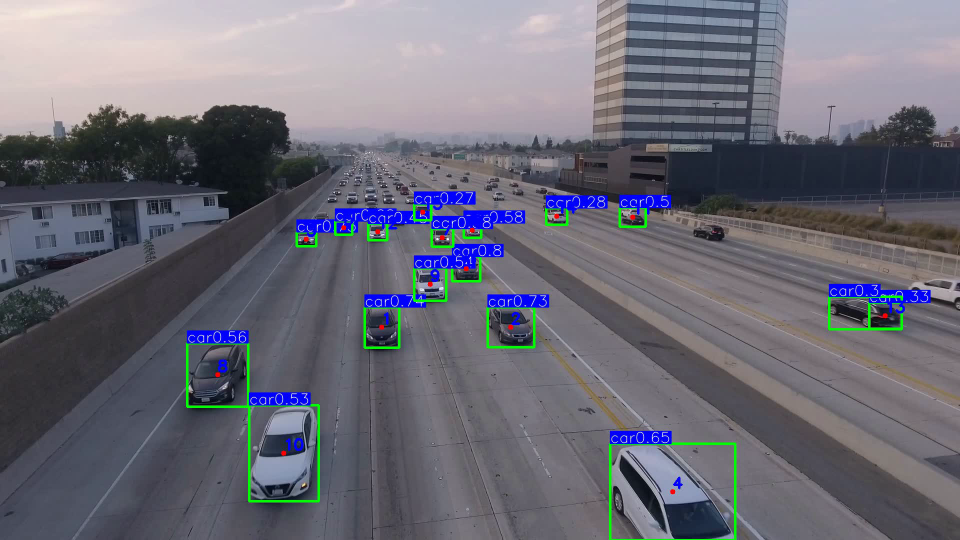
#> input picture frame 1 of YOLOv8/Object_Tracking_OpenCV_Recording/Lecture13_Object_tracking_part6/output.avi, 1920 x 1080 px, given in place of video1.mp4, which was not available (shown at 1/2 size)
$ python read_write_display.py
#> lines starting #> are read from the running program, lines starting #| are printed output that depends on the picture
import cv2

cap = cv2.VideoCapture('../videos/video1.mp4')

if (cap.isOpened()=='False'):
    print("Error Reading the Video")

frame_width = int(cap.get(3))
frame_height = int(cap.get(4))

output = cv2.VideoWriter('output.avi', cv2.VideoWriter_fourcc('M', 'J', 'P', 'G'), 10, (frame_width, frame_height))
while (cap.isOpened()):
    ret, frame = cap.read()
#> frame is the input picture: shape (1080, 1920, 3); mean B, G, R 118.1, 106.9, 107.2
    if ret:
        resize_frame = cv2.resize(frame, (0, 0), fx=0.6, fy=0.6, interpolation=cv2.INTER_AREA)
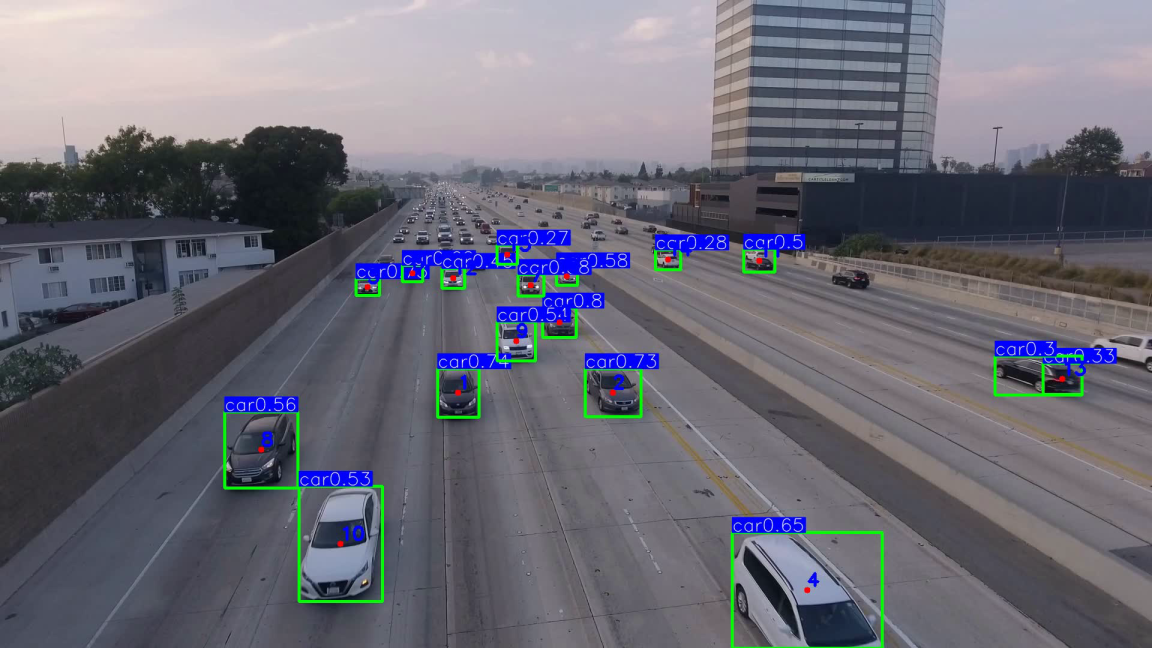
#> resize_frame: shape (648, 1152, 3); mean B, G, R 118.1, 106.9, 107.2
        output.write(frame)
        cv2.imshow("Frame", resize_frame)

        if cv2.waitKey(1)&0xFF==ord('1'):
#> (key Esc is pressed here)
            break
    else:
        break
output.release()
cap.release()
cv2.destroyAllWindows()

$ run again, starting later in the video
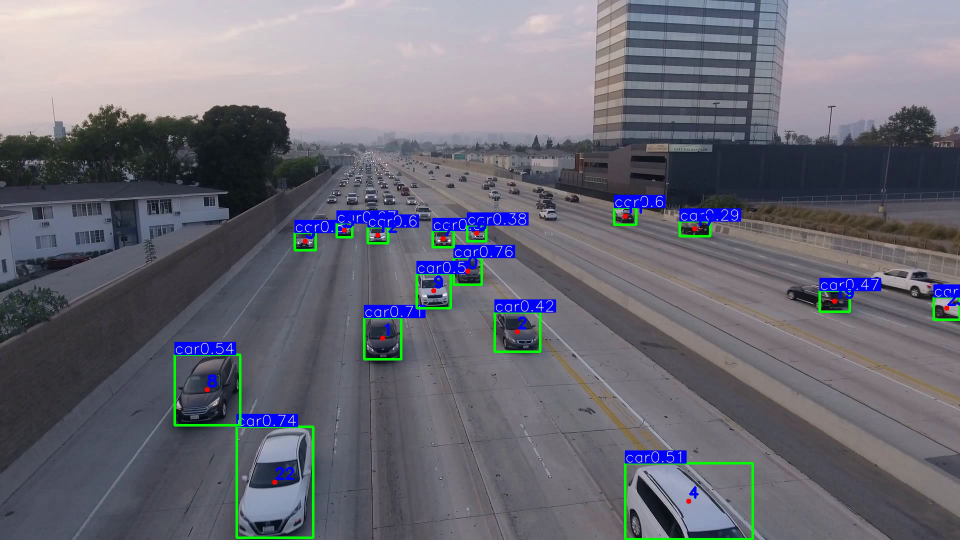
#> input picture frame 4 of YOLOv8/Object_Tracking_OpenCV_Recording/Lecture13_Object_tracking_part6/output.avi, 1920 x 1080 px, given in place of video1.mp4, which was not available (shown at 1/2 size)
#> frame is the input picture: shape (1080, 1920, 3); mean B, G, R 118, 107.3, 107.5
#> `resize_frame = cv2.resize(frame, (0, 0), fx=0.6, fy=0.6, interpolation..`:
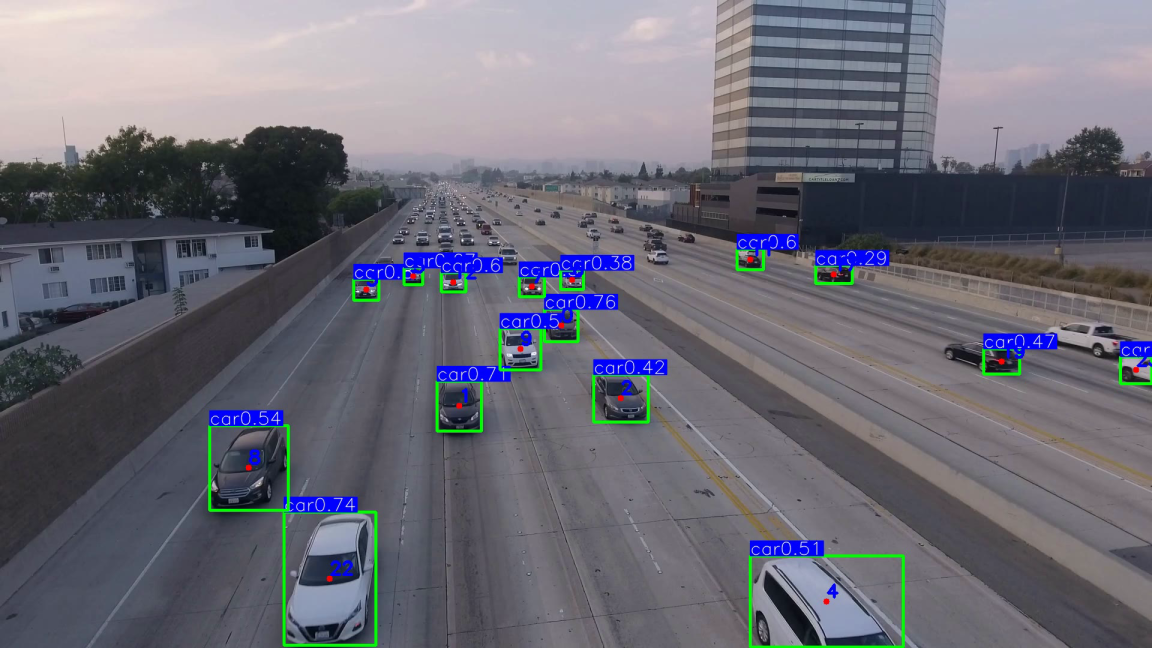
#> resize_frame: shape (648, 1152, 3); mean B, G, R 118, 107.3, 107.5

$ run again, starting later in the video
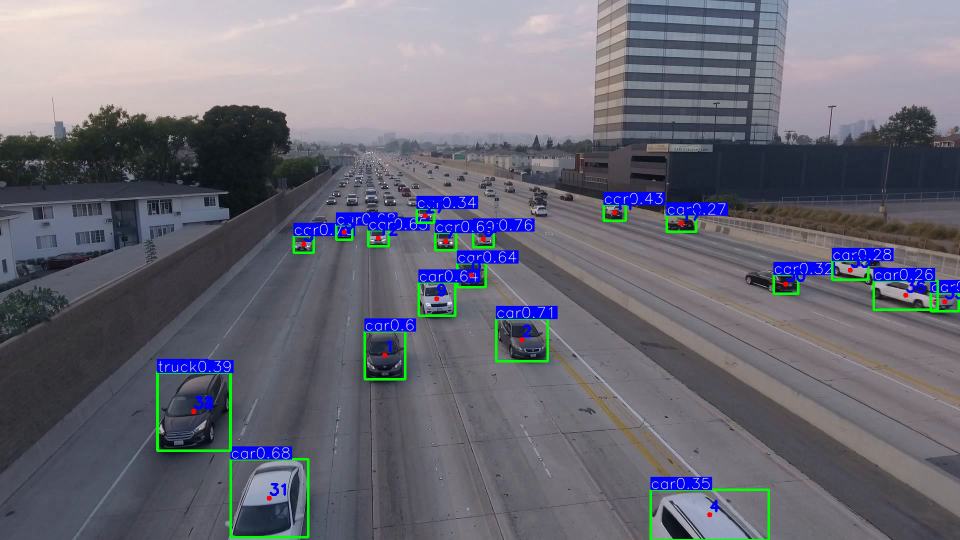
#> input picture frame 8 of YOLOv8/Object_Tracking_OpenCV_Recording/Lecture13_Object_tracking_part6/output.avi, 1920 x 1080 px, given in place of video1.mp4, which was not available (shown at 1/2 size)
#> frame is the input picture: shape (1080, 1920, 3); mean B, G, R 118.6, 106.8, 106.9
#> `resize_frame = cv2.resize(frame, (0, 0), fx=0.6, fy=0.6, interpolation..`:
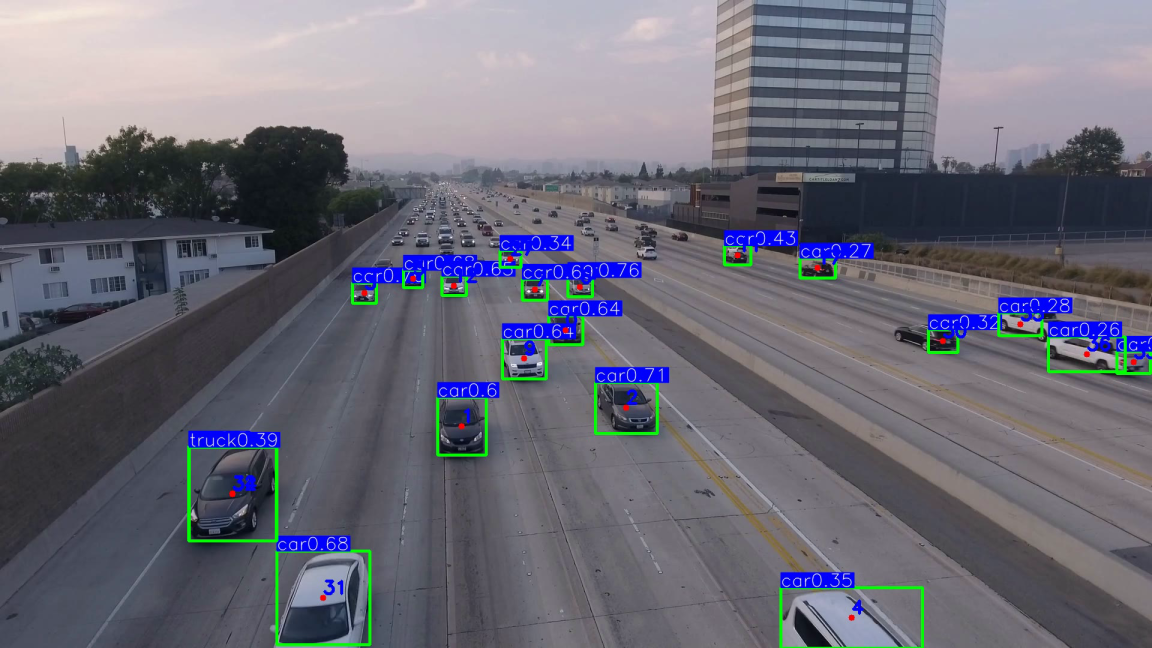
#> resize_frame: shape (648, 1152, 3); mean B, G, R 118.6, 106.8, 106.9
